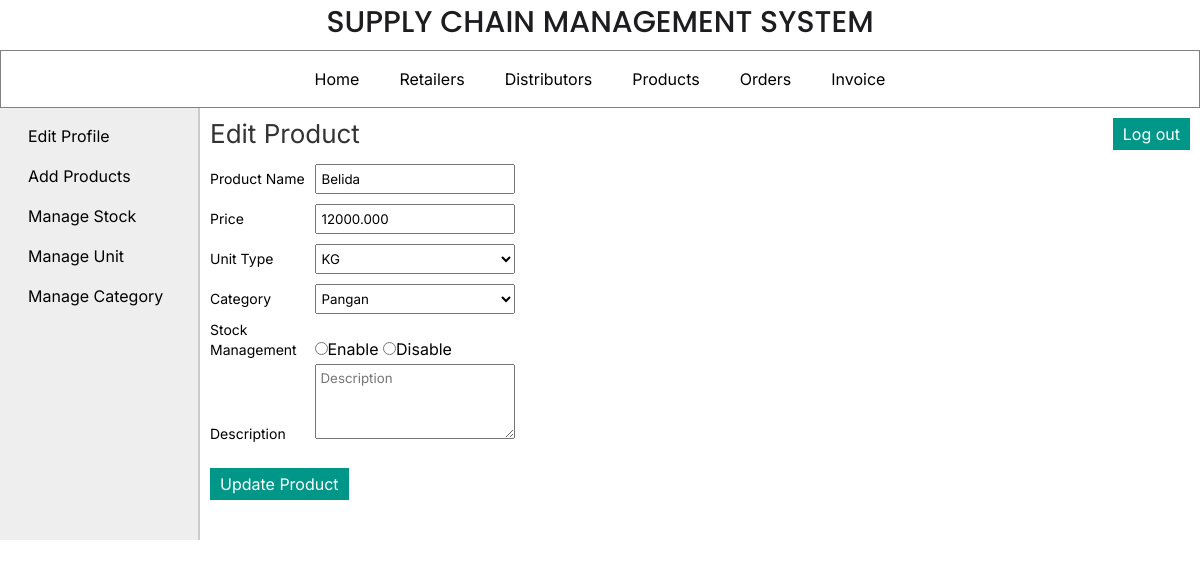
Page /manufacturer/edit_product.php?id=17 (signed in) on the committed database.
### tables this page shows
CREATE TABLE `products` (
  `pro_id` int(11) NOT NULL,
  `pro_name` varchar(25) NOT NULL,
  `pro_desc` text DEFAULT NULL,
  `pro_price` decimal(10,3) NOT NULL,
  `unit` int(11) NOT NULL,
  `pro_cat` int(11) NOT NULL,
  `quantity` int(6) DEFAULT NULL
);

CREATE TABLE `unit` (
  `id` int(11) NOT NULL,
  `unit_name` varchar(20) NOT NULL,
  `unit_details` text DEFAULT NULL
);

CREATE TABLE `categories` (
  `cat_id` int(11) NOT NULL,
  `cat_name` varchar(25) NOT NULL,
  `cat_details` text DEFAULT NULL
);

### manufacturer/edit_product.php (the view, shortened to what this page needs)
<?php
	include("../includes/config.php");
	if(isset($_SESSION['manufacturer_login'])) {
		if($_SESSION['manufacturer_login'] == true) {
			$id = $_GET['id'];
			$query_selectProductDetails = "SELECT * FROM products WHERE pro_id='$id'";
			$result_selectProductDetails = mysqli_query($con,$query_selectProductDetails);
			$row_selectProductDetails = mysqli_fetch_array($result_selectProductDetails);
			$query_selectCategory = "SELECT cat_id,cat_name FROM categories";
			$query_selectUnit = "SELECT id,unit_name FROM unit";
			$result_selectCategory = mysqli_query($con,$query_selectCategory);
			$result_selectUnit = mysqli_query($con,$query_selectUnit);
			$nameErr = $priceErr = $requireErr = $confirmMessage = "";
		}
		else {
			header('Location:../index.php');
		}
	}
	else {
		header('Location:../index.php');
	}
?>
<!DOCTYPE html>
<html>
<head>
	<link rel="stylesheet" href="../includes/main_style.css" >
</head>
<body>
	<?php
		include("../includes/header.inc.php");
		include("../includes/nav_manufacturer.inc.php");
		include("../includes/aside_manufacturer.inc.php");
	?>
	<section>
		<h1>Edit Product</h1>
		<form action="" method="POST" class="form">
		<ul class="form-list">
		<li>
			<div class="label-block"> <label for="product:name">Product Name</label> </div>
			<div class="input-box"> <input type="text" id="product:name" name="txtProductName" placeholder="Product Name" value="<?php echo $row_selectProductDetails['pro_name']; ?>" required /> </div> <span class="error_message"><?php echo $nameErr; ?></span>
		</li>
		<li>
			<div class="label-block"> <label for="product:price">Price</label> </div>
			<div class="input-box"> <input type="text" id="product:price" name="txtProductPrice" placeholder="Price" value="<?php echo $row_selectProductDetails['pro_price']; ?>" required /> </div> <span class="error_message"><?php echo $priceErr; ?></span>
		</li>
		<li>
		<div class="label-block"> <label for="product:unit">Unit Type</label> </div>
		<div class="input-box">
		<select name="cmbProductUnit" id="product:unit">
			<?php while($row_selectUnit = mysqli_fetch_array($result_selectUnit)) { ?>
			<option value="<?php echo $row_selectUnit["id"]; ?>" <?php if($row_selectProductDetails['unit'] == $row_selectUnit["id"]){echo "selected";} ?>> <?php echo $row_selectUnit["unit_name"]; ?> </option>
			<?php } ?>
		</select>
		</div>
		</li>
		<li>
		<div class="label-block"> <label for="product:category">Category</label> </div>
		<div class="input-box">
		<select name="cmbProductCategory" id="product:category">
			<?php while($row_selectCategory = mysqli_fetch_array($result_selectCategory)) { ?>
			<option value="<?php echo $row_selectCategory["cat_id"]; ?>" <?php if($row_selectProductDetails['pro_cat'] == $row_selectCategory["cat_id"]){echo "selected";} ?>> <?php echo $row_selectCategory["cat_name"]; ?> </option>
			<?php } ?>
		</select>
		</div>
		</li>
		<li>
			<div class="label-block"> <label for="product:stock">Stock Management</label> </div>
			<input type="radio" name="rdbStock" value="1">Enable
			<input type="radio" name="rdbStock" value="2">Disable
		</li>
		<li>
			<div class="label-block"> <label for="product:description">Description</label> </div>
			<div class="input-box"> <textarea type="text" id="product:description" name="txtProductDescription" placeholder="Description"><?php echo $row_selectProductDetails['pro_desc']; ?></textarea> </div>
		</li>
		<li>
			<input type="submit" value="Update Product" class="submit_button" /> <span class="error_message"> <?php echo $requireErr; ?> </span><span class="confirm_message"> <?php echo $confirmMessage; ?> </span>
		</li>
		</ul>
		</form>
	</section>
</body>
</html>

### includes/main_style.css (style rules this page uses)
* { font-family: 'Inter', Helvetica, sans-serif; margin:0px; padding:0px; box-sizing: border-box; }
li { list-style:none; margin:0px; }
label { margin:5px 0px; font-size:14px; }
.label-block { display:inline-block; width:100px; }
.input-box { display:inline-block; margin:5px 0px; }
.input-box input { width:200px; padding:5px 5px; margin:auto; }
.input-box textarea { width:200px; height:75px; padding:5px 5px; }
.input-box select { padding:5px 2px; width:200px; margin:auto; }
.submit_button { font-size:16px; margin-top:20px; margin-right:20px; padding:6px 10px; background-color:#009688; border:none; color:white; }
section { width:1000px; padding:10px; padding-bottom:40px; }
section h1 { margin-bottom:10px; font-weight:normal; color:#333; font-size: 26px; }

### rows in the picture
products: txtProductName "Belida", txtProductPrice "12000.000", cmbProductUnit "KG", cmbProductCategory "Pangan"
